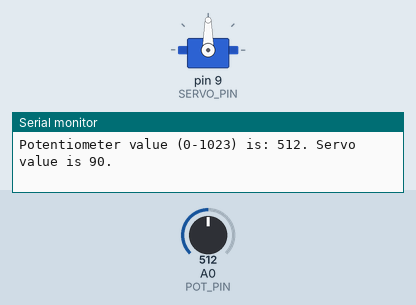
This program was run on a simulated Arduino Uno, built with avr-gcc and run on an emulated ATmega328P. Parts: servo, the last lines printed to the serial monitor. The test bench sets the inputs (shaded band); at power-on: A0 (POT_PIN) = 512.

Above: at 1.2 s.
1.3 s: A0 (POT_PIN) set to 556
At 1.7 s:
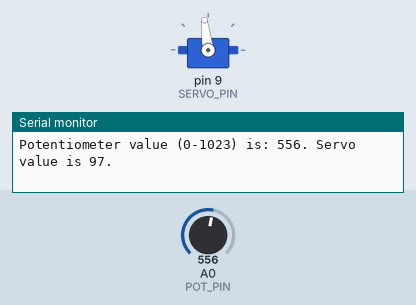
4.3 s: A0 (POT_PIN) set to 577
At 4.6 s:
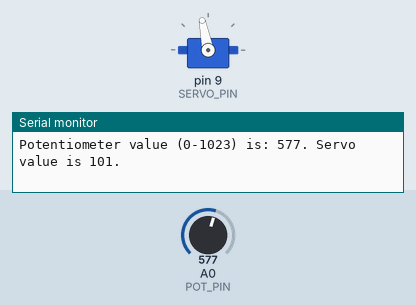
5.8 s: A0 (POT_PIN) set to 306
At 7.0 s:
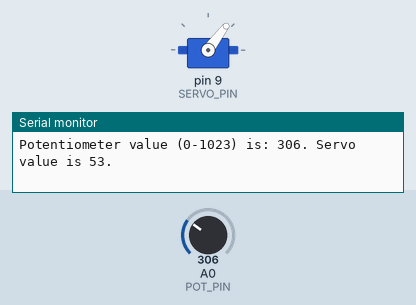
7.3 s: A0 (POT_PIN) set to 716
At 8.5 s:
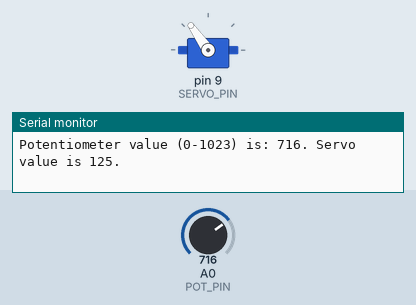
8.8 s: A0 (POT_PIN) set to 993
At 9.8 s:
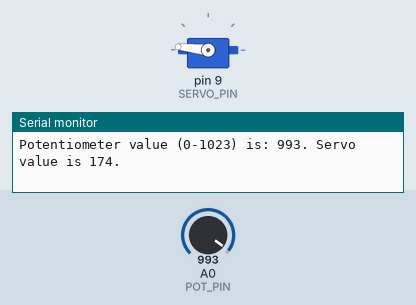
10.3 s: A0 (POT_PIN) set to 1010
At 11.2 s:
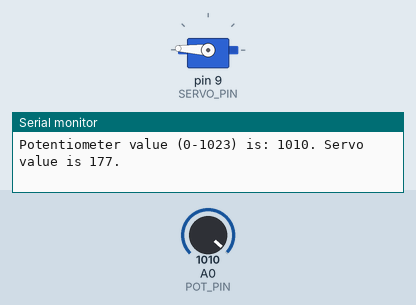
Timing chart, 0 to 13.3 s (numbered marks = the images above; inputs shaded):
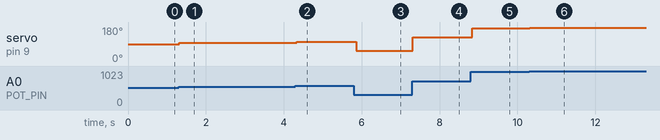

Measured:
- after the input at 1.3 s, servo on pin 9 (SERVO_PIN): 90° → 97° at once
- after the input at 4.3 s, servo on pin 9 (SERVO_PIN): 97° → 101° at once
- after the input at 5.8 s, servo on pin 9 (SERVO_PIN): 101° → 53° after 0.06 s
- after the input at 7.3 s, servo on pin 9 (SERVO_PIN): 53° → 125° at once
- after the input at 8.8 s, servo on pin 9 (SERVO_PIN): 125° → 174° at once
- after the input at 10.3 s, servo on pin 9 (SERVO_PIN): 174° → 177° at once

The program:

main.cpp
```cpp
#include<Arduino.h>
#include <Servo.h>

Servo myservo;  // create servo object to control a servo

#define SERVO_PIN 9
#define POT_PIN  0   // analog pin used to connect the potentiometer

int pot,servoVal;    // variable to read the value from the analog pin
char buffer[1024];

void setup() {
     Serial.begin(9600);
     myservo.attach(SERVO_PIN);  // attaches the servo on pin 9 to the servo object
}

bool fFirstRun=true;

void loop() {
     pot = analogRead(POT_PIN);            // reads the value of the potentiometer (value between 0 and 1023)
     servoVal = map(pot, 0, 1023, 0, 180);     // scale it to use it with the servo (value between 0 and 180)
     myservo.write(servoVal);                  // sets the servo position according to the scaled value
     sprintf(buffer,"Potentiometer value (0-1023) is: %d. Servo value is %d.",pot,servoVal);
     Serial.println(buffer);
     delay(50);
}
```
